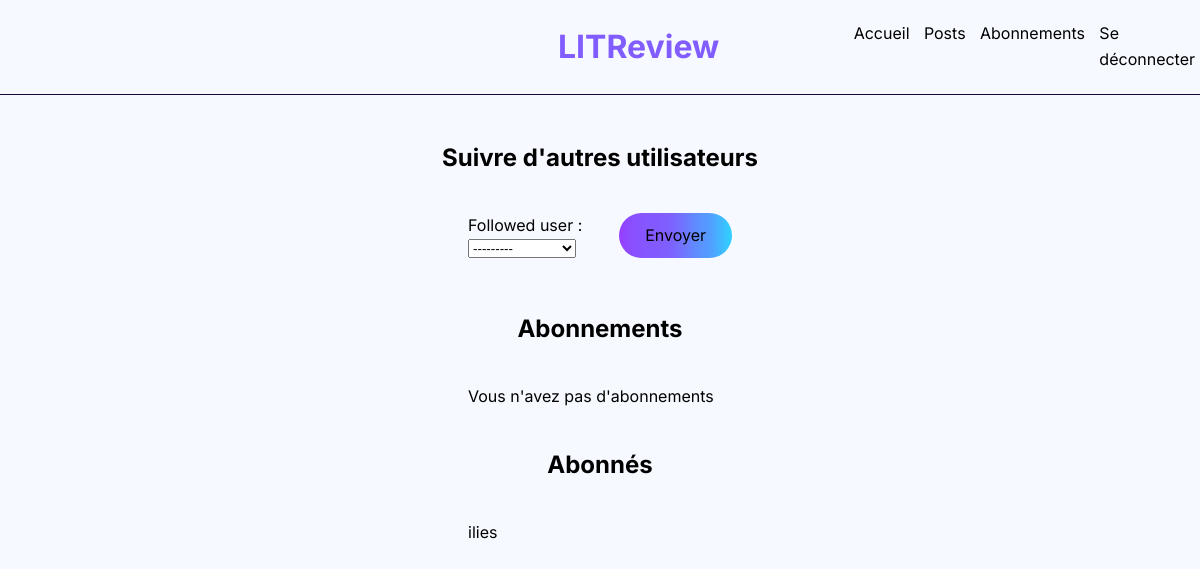
Before: /follow/ (signed in) with the older database file.
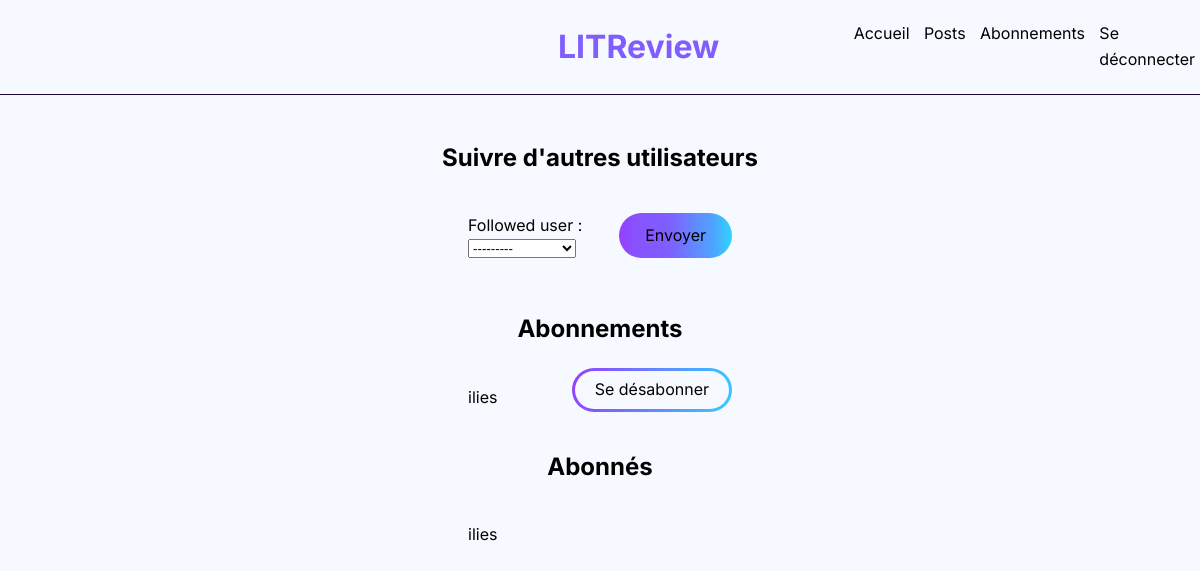
After: the same page with the newer database file.
### follow/models.py (models this page shows, shortened)
class UserFollows(models.Model):
    user = models.ForeignKey(
        settings.AUTH_USER_MODEL, on_delete=models.CASCADE, related_name="following"
    )
    followed_user = models.ForeignKey(
        settings.AUTH_USER_MODEL, on_delete=models.CASCADE, related_name="followed_by"
    )
    class Meta:
        unique_together = ("user", "followed_user")

### authentication/models.py (models this page shows)
class User(AbstractUser):
    pass

### follow/views.py (the view)
# urls.py: path("follow/", follow.views.follow, name="follow"),
@login_required
def follow(request):
    if request.method == "GET":
        form = forms.UserFollowsForm(user=request.user)
        followed_users = models.UserFollows.objects.filter(user=request.user)
        following_users = models.UserFollows.objects.filter(followed_user=request.user)
        context = {
            "form": form,
            "followed_users": followed_users,
            "following_users": following_users,
        }
        return render(request, "follow/follow.html", context)
    elif request.method == "POST":
        followed_user = User.objects.get(pk=request.POST["followed_user"])
        models.UserFollows.objects.create(
            user=request.user, followed_user=followed_user
        )
        return redirect("home")

### follow/forms.py
class UserFollowsForm(forms.ModelForm):
    class Meta:
        model = models.UserFollows
        fields = ["followed_user"]
    def __init__(self, user, *args, **kwargs):
        super().__init__(*args, **kwargs)
        followed_users = models.UserFollows.objects.filter(user=user)
        users_id = [user.id]
        for user1 in followed_users:
            users_id += [user1.followed_user.id]
        self.fields["followed_user"].queryset = User.objects.exclude(id__in=users_id)

### follow/templates/follow/follow.html (shortened to what this page needs)
{% extends 'base.html' %}
{% block content %}
<div id="follow">
    <h2>Suivre d'autres utilisateurs</h2>
    <div id="follow-user">
        <form method="post" class="flex">
            {{ form.as_p }}
            <button class="button_full" type="submit" >Envoyer</button>
        </form>
    </div>
    <h2>Abonnements</h2>
    <div id="unfollow">
        {% if followed_users %}
        {% for elem in followed_users %}
        <div class="flex">
            <p> {{ elem.followed_user }} </p>
            <form action="{% url 'unfollow' id_user=elem.followed_user.id %}" method="post">
                <button class="button_stroke" type="submit"> Se désabonner</button>
            </form>
        </div>
        {% endfor %}
        {% else %}
        <p> Vous n'avez pas d'abonnements</p>
        {% endif %}
    </div>
    <h2>Abonnés</h2>
    <div id="follower">
        {% if following_users %}
        {% for elem in following_users %}
        <div>
            <p> {{ elem.user }} </p>
        </div>
        {% endfor %}
        {% else %}
        <p> Vous n'avez pas d'abonnés</p>
        {% endif %}
    </div>
</div>
{% endblock content %}

Changed rows visible on the page:
added UserFollows: followed_user "ilies", shown under "Abonnements"
Other visible differences:
text no longer shown: "Vous n'avez pas d'abonnements"
